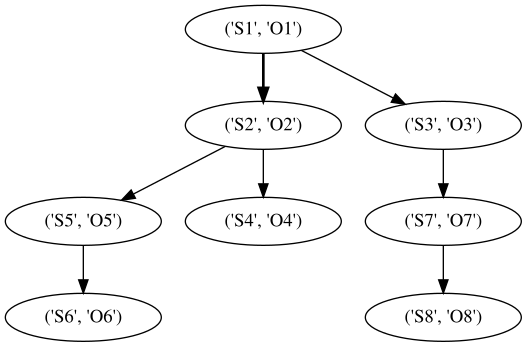

Write the Python code that produced this figure.
import json
import graphviz
import graph
from graph import GraphNode

g = graphviz.Digraph('G', filename='final.gv', format="svg")


path = r"/home/rohith/code/btp/dot graphs/dict2.json"

data = json.load(open(path))

print(data)

for k,v in data.items():
    g.node(name=k,label=k)

for k,v in data.items():
    for n,val in v[4].items():
        g.edge(k,n,weight=str(val),penwidth=str(val))



g.render(outfile="final.svg")
